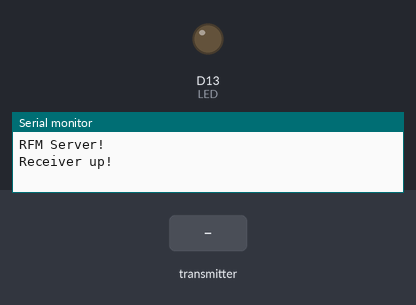
The sketch below on a simulated Arduino Zero (SAMD21). Parts: output pins drawn as LEDs (lit = HIGH), the last lines printed to the serial monitor. The inputs (shaded band) are chosen by the test bench. No radio packets arrive unless stated.

Above: at 2.2 s.
2.3 s: the transmitter starts sending buf.0 = -100
At 3.0 s:
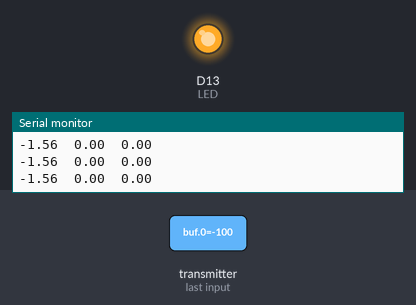
Timing chart, 0 to 5.3 s (numbered marks = the images above; inputs shaded):
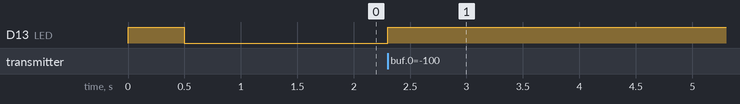

The sketch:

lora_receiver_arduino_code.ino
```cpp
#include <SPI.h>

//Radio Head Library:
#include <RH_RF95.h>

int16_t AcX, AcY, AcZ;

RH_RF95 rf95(12, 6);

int LED = 13; //Status LED on pin 13

int packetCounter = 0; //Counts the number of packets sent
long timeSinceLastPacket = 0; //Tracks the time stamp of last packet received
float frequency = 921.2;

void setup()
{
  pinMode(LED, OUTPUT);

  SerialUSB.begin(9600);
  while(!SerialUSB);
  SerialUSB.println("RFM Server!");

  //Initialize the Radio.
  if (rf95.init() == false){
    SerialUSB.println("Radio Init Failed - Freezing");
    while (1);
  }
  else{
  // An LED indicator to let us know radio initialization has completed.
    SerialUSB.println("Receiver up!");
    digitalWrite(LED, HIGH);
    delay(500);
    digitalWrite(LED, LOW);
    delay(500);
  }

  rf95.setFrequency(frequency);

}

void loop()
{
  if (rf95.available()){
    // Should be a message for us now
    int8_t buf[RH_RF95_MAX_MESSAGE_LEN];
    uint8_t len = sizeof(buf)-1;

    if (rf95.recv((uint8_t*)buf, &len)){
      digitalWrite(LED, HIGH); //Turn on status LED
      timeSinceLastPacket = millis(); //Timestamp this packet
      AcX = buf[0]<<8 | buf[1];
      AcY = buf[2]<<8 | buf[3];
      AcZ = buf[4]<<8 | buf[5];

      SerialUSB.print(AcX/16384.0);
      SerialUSB.print(" ");

      SerialUSB.print(" ");
      SerialUSB.print(AcY/16384.0);
      SerialUSB.print(" ");

      SerialUSB.print(" ");
      SerialUSB.print(AcZ/16384.0);

      SerialUSB.print("\n");
      SerialUSB.println();

    }
    else
      SerialUSB.println("Recieve failed");
  }

  //Turn off status LED if we haven't received a packet after 1s
  if(millis() - timeSinceLastPacket > 1000){
    digitalWrite(LED, LOW); //Turn off status LED
    timeSinceLastPacket = millis(); //Don't write LED but every 1s
  }
}
```

Measured:
- after the input at 2.3 s, D13 (LED): LOW → HIGH at once
